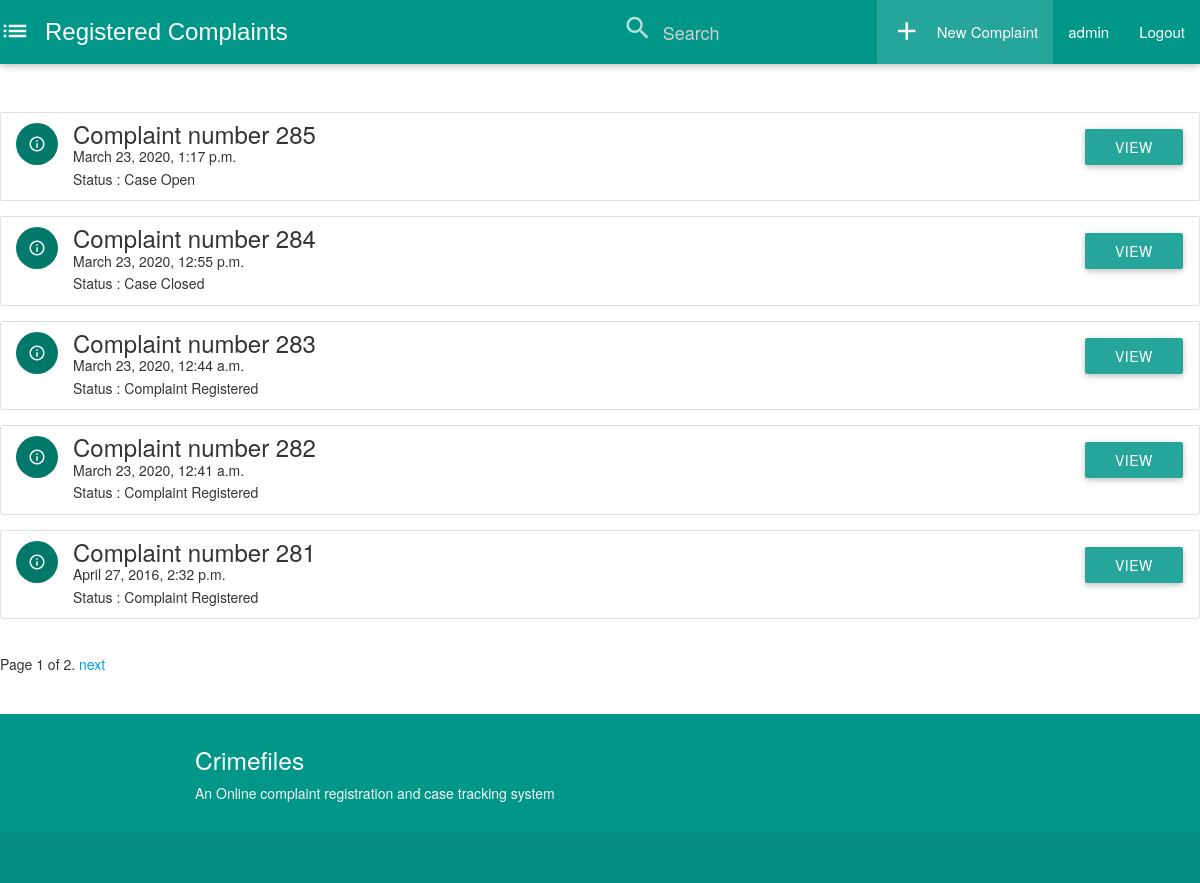
The page /crimefiles/ (signed in) on the database its author committed.
### crimefiles/models.py (models this page shows, shortened)
class Complaint(models.Model):
	complaintid= models.AutoField(primary_key=True)
	dateofcomplaint=models.DateTimeField(auto_now=False, auto_now_add=True)
	content = models.TextField()
	policestation= models.CharField(max_length=120)
	location=models.TextField()
	user=models.CharField(max_length=120,default="Annonymous")
	complaintregistered="Complaint Registered"
	firfiled="FIR Filed"
	caseopen="Case Open"
	caseclosed="Case Closed"
	status_choice=(
		(complaintregistered,"Complaint Registered"),
		(firfiled,"FIR Filed"),
		(caseopen,"Case Open"),
		(caseclosed,"Case Closed"),
		)
	status=models.CharField(max_length=15,choices=status_choice,default=complaintregistered)
	def get_absolute_url(self):
		return reverse("crimefiles:detail", kwargs={"id":self.complaintid})

### crimefiles/views.py (the view)
def complaint_list(request):
	if not request.user.is_authenticated:
		return HttpResponseRedirect("/crimefiles/login")
	if request.user.groups.filter(name="Police").exists():
		queryset_list=Complaint.objects.all().order_by("-dateofcomplaint")
	elif request.user.groups.filter(name='Court').exists():
		queryset_list=Complaint.objects.all().order_by("-dateofcomplaint")
	else:
		queryset_list=Complaint.objects.filter(user=request.user.username).order_by("-dateofcomplaint")
	query = request.GET.get("q")
	if query:
		queryset_list=queryset_list.filter(Q(complaintid__icontains=query)|
		Q(content__icontains=query)|
		Q(policestation__icontains=query)|
		Q(location__icontains=query)
		).distinct()
	paginator = Paginator(queryset_list, 5) # Show 25 contacts per page
	who=request.user
	page = request.GET.get('page')
	try:
	    queryset = paginator.page(page)
	except PageNotAnInteger:
	    queryset = paginator.page(1)
	except EmptyPage:
	    queryset = paginator.page(paginator.num_pages)
	context={
	"who":who,
	"object_list":queryset,
	"title":"Complaint lists"
	}
	return render(request,"complaint_list.html",context)

### templates/complaint_list.html (shortened to what this page needs)
{%extends "base.html"%}
{%block content%}
<nav class ="teal" role="navigation">
	 <div class="navbar-wrapper ">
		 <div class="brand-logo" style="font-family: 'Lucida Grande', Helvetica, Arial, sans-serif; font-size: 18pt;"><a href="/crimefiles/"><i class="material-icons left" style="margin-top: .1em;">list</i>Registered Complaints</a></div>
		 <ul id="nav-mobile" class="right hide-on-med-and-down">
<li>
			 <form method="GET" action="">
			 <div class="input-field">
				 <label for="search"><i class="material-icons">search</i></label>
				<input type="text" name="q" placeholder="  Search" value="{{request.GET.q}}"/>
		</div>
		</form>
			 <li class=" teal lighten-1"><a href="/crimefiles/createcomplaint"> <i class="material-icons left  " style="margin-top: .1em;">add</i>New Complaint</a></li>
        <li><a href="">{{who}}</a></li>
			 <li><a href="/accounts/logout"> Logout</a></li>
		 </ul>
	 </div>
 </nav>
<br/>
<br/>
	<div class="row">
	{%for object in object_list%}
		<ul class="collection">
	     <li class="collection-item avatar">
	       <i class="material-icons circle  teal darken-2">info_outline</i>
	       <div class="title" style="font-size:18pt;">Complaint number {{object.complaintid}}</div>
					 {{object.dateofcomplaint}} </br>
	        Status : {{object.status}}
	      <a href='{{object.get_absolute_url}}'  class="waves-effect waves-light btn secondary-content" role="button">View</a>
	     </li>
	   </ul>
	{% endfor%}
<div class="pagination">
    <span class="step-links">
        <span class="current">
            Page {{ object_list.number }} of {{ object_list.paginator.num_pages }}.
        </span>
        {% if object_list.has_next %}
            <a href="?page={{ object_list.next_page_number }}">next</a>
        {% endif %}
    </span>
</div>
</div>
    <footer class="page-footer teal">
          <div class="container">
            <div class="row">
              <div class="col l6 s12">
                <h5 class="white-text">Crimefiles </h5>
                <p class="grey-text text-lighten-4">An Online complaint registration and case tracking system</p>
              </div>
            </div>
          </div>
          <div class="footer-copyright">
          </div>
        </footer>
{%endblock content%}

### templates/base.html (shortened to what this page needs)
{%load staticfiles %}
<html>
<head>
<link rel="stylesheet" href="https://maxcdn.bootstrapcdn.com/bootstrap/3.3.6/css/bootstrap.min.css">
<link rel="stylesheet" href="https://maxcdn.bootstrapcdn.com/bootstrap/3.3.6/css/bootstrap-theme.min.css">
      <link type="text/css" rel="stylesheet" href={% static "css/materialize.min.css"%}  media="screen,projection"/>
</head>
<body>
	{%block content%}{%endblock content%}
</body>
</html>

### rows shown on the page
Complaint: complaintid "285", dateofcomplaint "March 23, 2020, 1:17 p.m.", status "Case Open"
Complaint: complaintid "284", dateofcomplaint "March 23, 2020, 12:55 p.m.", status "Case Closed"
Complaint: complaintid "283", dateofcomplaint "March 23, 2020, 12:44 a.m.", status "Complaint Registered"
Complaint: complaintid "282", dateofcomplaint "March 23, 2020, 12:41 a.m.", status "Complaint Registered"
Complaint: complaintid "281", dateofcomplaint "April 27, 2016, 2:32 p.m.", status "Complaint Registered"

### other values the page prints
{{ who }} "admin"
{{ object_list.number }} "1"
{{ object_list.paginator.num_pages }} "2"
